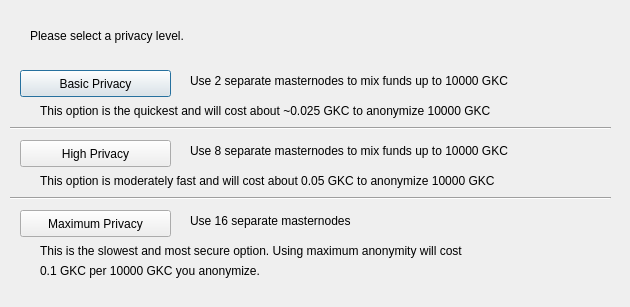
<?xml version="1.0" encoding="UTF-8"?>
<ui version="4.0">
 <class>ObfuscationConfig</class>
 <widget class="QDialog" name="ObfuscationConfig">
  <property name="geometry">
   <rect>
    <x>0</x>
    <y>0</y>
    <width>630</width>
    <height>307</height>
   </rect>
  </property>
  <property name="windowTitle">
   <string>Configure Obfuscation</string>
  </property>
  <widget class="QPushButton" name="buttonBasic">
   <property name="geometry">
    <rect>
     <x>20</x>
     <y>70</y>
     <width>151</width>
     <height>27</height>
    </rect>
   </property>
   <property name="text">
    <string>Basic Privacy</string>
   </property>
  </widget>
  <widget class="QPushButton" name="buttonHigh">
   <property name="geometry">
    <rect>
     <x>20</x>
     <y>140</y>
     <width>151</width>
     <height>27</height>
    </rect>
   </property>
   <property name="text">
    <string>High Privacy</string>
   </property>
  </widget>
  <widget class="QPushButton" name="buttonMax">
   <property name="geometry">
    <rect>
     <x>20</x>
     <y>210</y>
     <width>151</width>
     <height>27</height>
    </rect>
   </property>
   <property name="text">
    <string>Maximum Privacy</string>
   </property>
  </widget>
  <widget class="QLabel" name="label">
   <property name="geometry">
    <rect>
     <x>30</x>
     <y>20</y>
     <width>571</width>
     <height>31</height>
    </rect>
   </property>
   <property name="text">
    <string>Please select a privacy level.</string>
   </property>
  </widget>
  <widget class="QLabel" name="label_2">
   <property name="geometry">
    <rect>
     <x>190</x>
     <y>70</y>
     <width>421</width>
     <height>21</height>
    </rect>
   </property>
   <property name="text">
    <string>Use 2 separate masternodes to mix funds up to 10000 GKC</string>
   </property>
  </widget>
  <widget class="QLabel" name="label_3">
   <property name="geometry">
    <rect>
     <x>190</x>
     <y>140</y>
     <width>411</width>
     <height>21</height>
    </rect>
   </property>
   <property name="text">
    <string>Use 8 separate masternodes to mix funds up to 10000 GKC</string>
   </property>
  </widget>
  <widget class="QLabel" name="label_4">
   <property name="geometry">
    <rect>
     <x>190</x>
     <y>210</y>
     <width>421</width>
     <height>21</height>
    </rect>
   </property>
   <property name="text">
    <string>Use 16 separate masternodes</string>
   </property>
  </widget>
  <widget class="QLabel" name="label_6">
   <property name="geometry">
    <rect>
     <x>40</x>
     <y>100</y>
     <width>561</width>
     <height>21</height>
    </rect>
   </property>
   <property name="text">
    <string>This option is the quickest and will cost about ~0.025 GKC to anonymize 10000 GKC</string>
   </property>
  </widget>
  <widget class="QLabel" name="label_7">
   <property name="geometry">
    <rect>
     <x>40</x>
     <y>170</y>
     <width>561</width>
     <height>21</height>
    </rect>
   </property>
   <property name="text">
    <string>This option is moderately fast and will cost about 0.05 GKC to anonymize 10000 GKC</string>
   </property>
  </widget>
  <widget class="QLabel" name="label_8">
   <property name="geometry">
    <rect>
     <x>40</x>
     <y>240</y>
     <width>561</width>
     <height>21</height>
    </rect>
   </property>
   <property name="text">
    <string>This is the slowest and most secure option. Using maximum anonymity will cost</string>
   </property>
  </widget>
  <widget class="QLabel" name="label_9">
   <property name="geometry">
    <rect>
     <x>40</x>
     <y>260</y>
     <width>561</width>
     <height>21</height>
    </rect>
   </property>
   <property name="text">
    <string>0.1 GKC per 10000 GKC you anonymize.</string>
   </property>
  </widget>
  <widget class="Line" name="line">
   <property name="geometry">
    <rect>
     <x>10</x>
     <y>120</y>
     <width>601</width>
     <height>16</height>
    </rect>
   </property>
   <property name="orientation">
    <enum>Qt::Horizontal</enum>
   </property>
  </widget>
  <widget class="Line" name="line_2">
   <property name="geometry">
    <rect>
     <x>10</x>
     <y>190</y>
     <width>601</width>
     <height>16</height>
    </rect>
   </property>
   <property name="orientation">
    <enum>Qt::Horizontal</enum>
   </property>
  </widget>
 </widget>
 <resources/>
 <connections/>
</ui>
